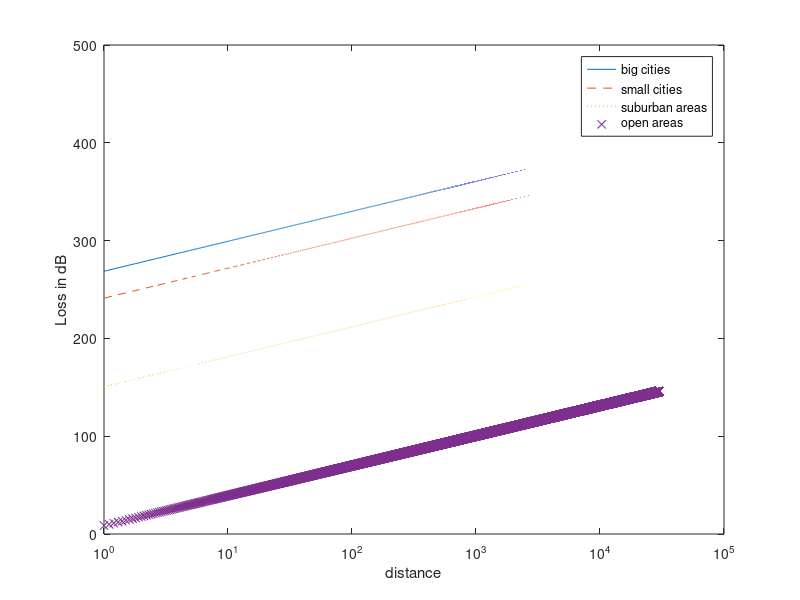

MATLAB code for this plot:
% IEU CE 360 antenna engineering
% hata-okumura model
clc,close all,clear all;
% parameters
d = 1:0.1:3e4; 
hm = 5; 
hb1 = 150;
f = 9e8; 

% Correction Factors
Corr_fac_big = 3.2*(log10(11.75*hm)).^2 - 4.97;
Corr_fac_small =(1.1*log10(f)-0.7)*hm-(1.56*log10(f)-0.8); 

% for urban areas
L_urban_big = 69.55 + 26.16*log10(f) + (44.9 - 6.55*log10(hb1))*log10(d) - 13.82*log10(hb1) - Corr_fac_big;
L_urban_small = 69.55 + 26.16*log10(f) + (44.9 - 6.55*log10(hb1))*log10(d) - 13.82*log10(hb1) - Corr_fac_small;

% for suburban areas
L_suburban = L_urban_big - 2*(log10(f/28)).^2 - 5.4;

% for open areas
L_open = L_urban_big - 4.78*(log10(f)).^2 + 18.33*log10(f) - 40.94;

figure(1); 
plot(d,L_urban_big,'-');hold on; 
semilogx(d, L_urban_small,'--');
semilogx(d, L_suburban,':');
semilogx(d, L_open,'x');
xlabel('distance'),ylabel('Loss in dB'); 
legend('big cities','small cities','suburban areas','open areas');

